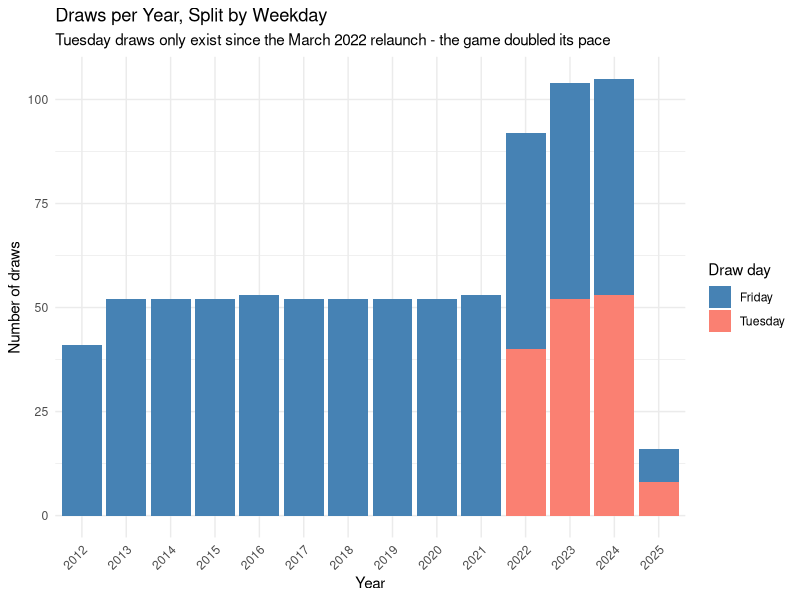
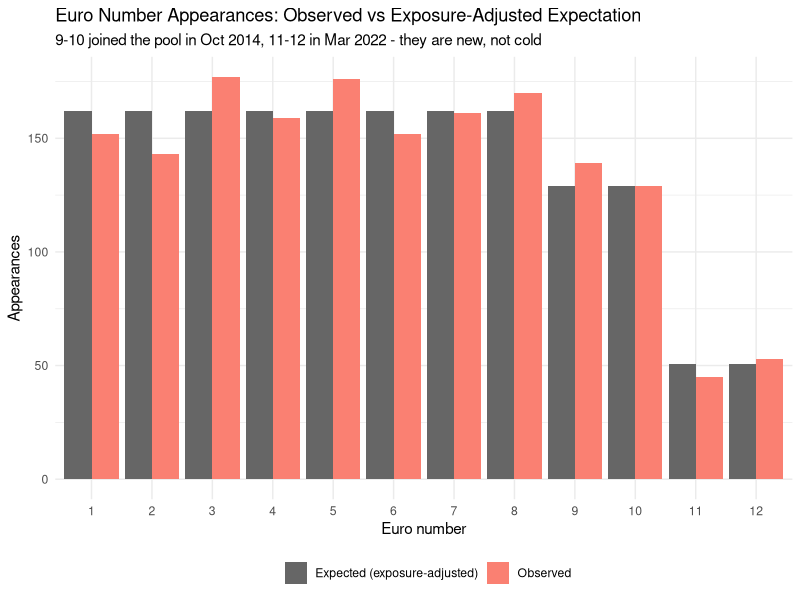
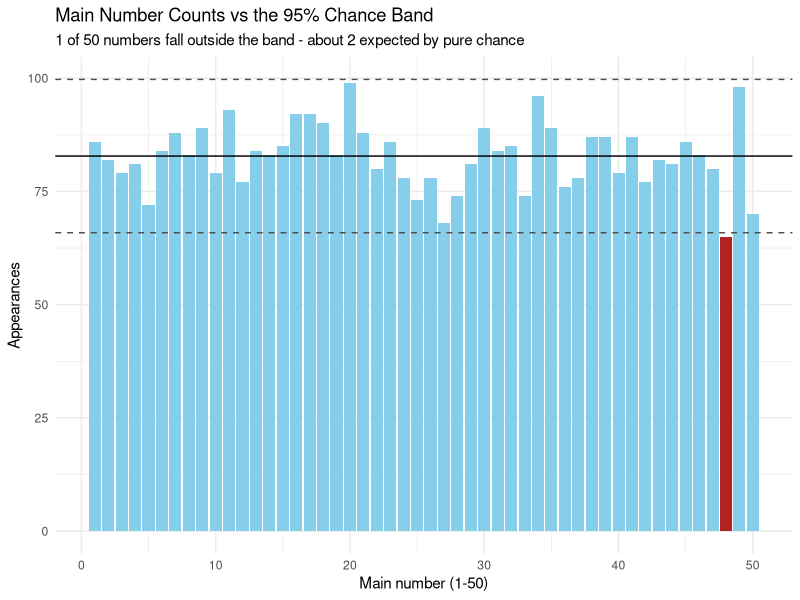
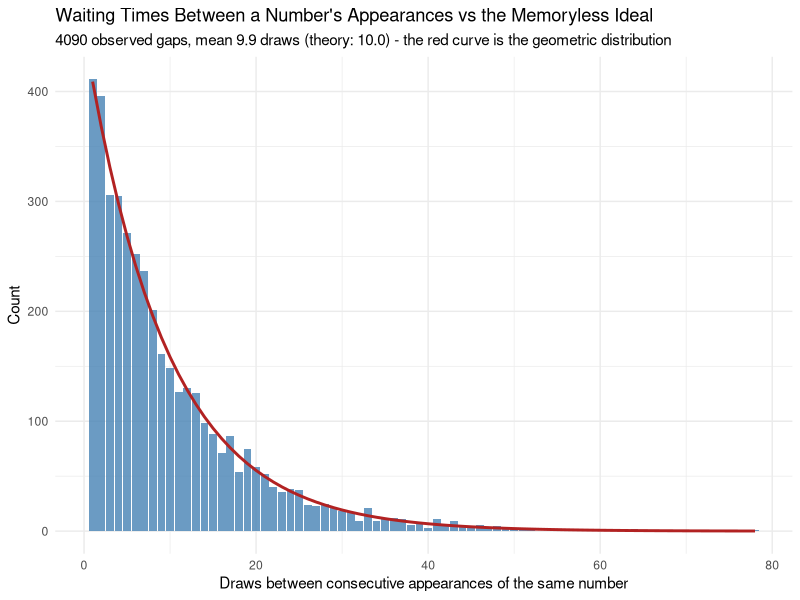
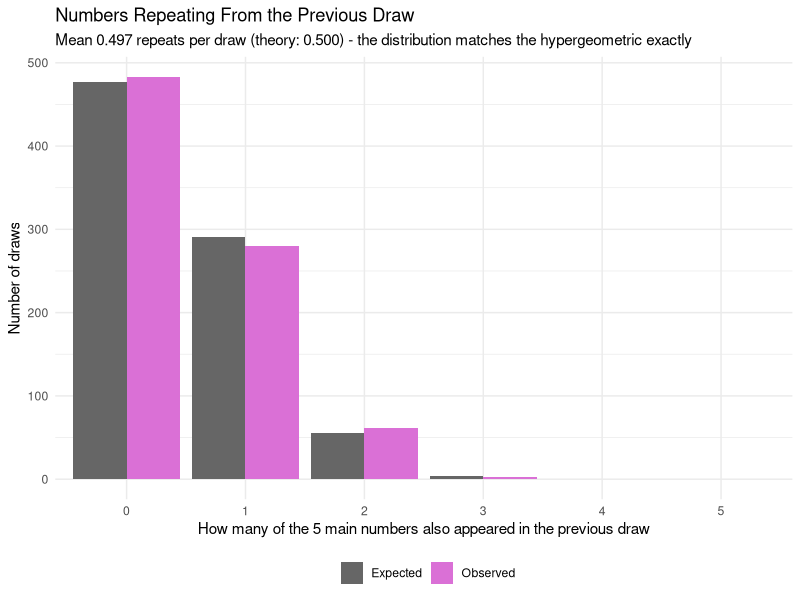
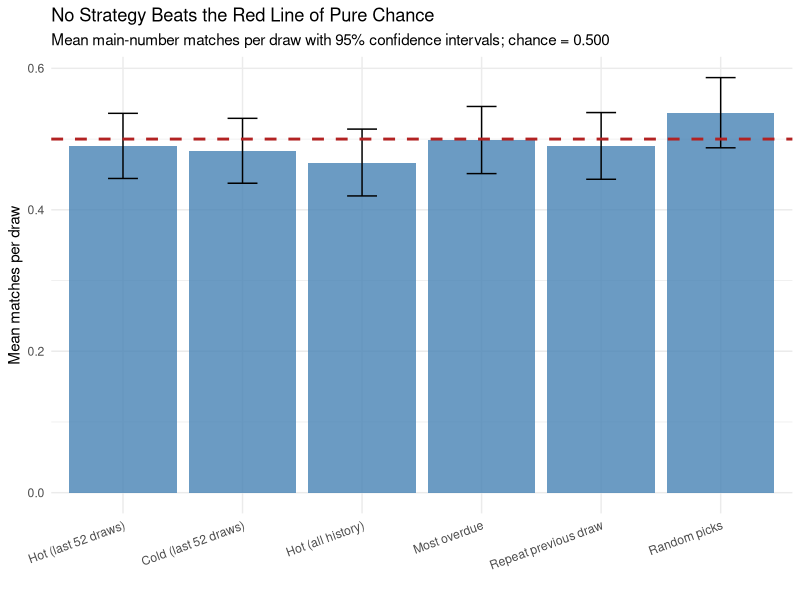
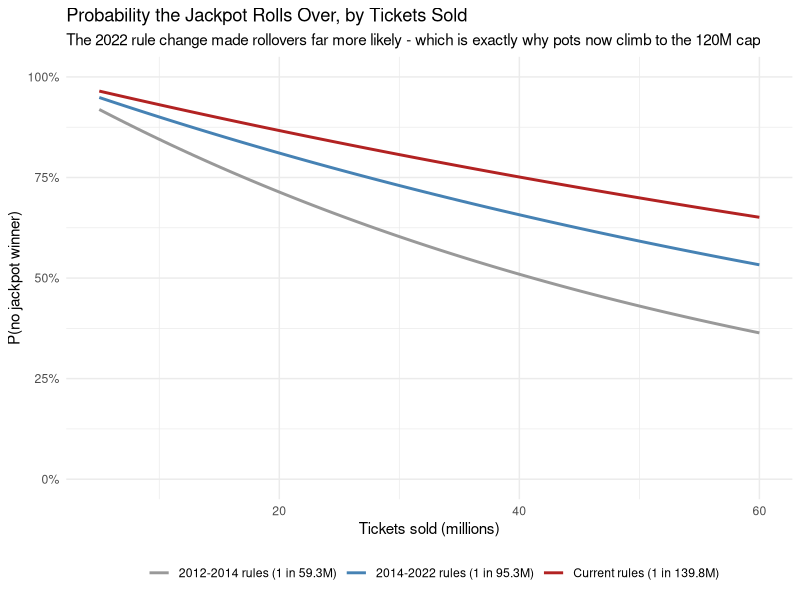

These charts were generated, in order, by the following R code:
## ---- chunk 1
knitr::opts_chunk$set(echo = TRUE, warning = FALSE, message = FALSE)
# Load necessary libraries
library(ggplot2)
library(dplyr)
library(tidyr)

# Read the data (assuming this was already done in data-overview.Rmd)
# If you're using this page independently, uncomment and run the data loading code
results <- read.csv("eurojackpot_results.csv", stringsAsFactors = FALSE)

# Convert date format to day, month, year
results$draw_date <- as.Date(results$draw_date)
results$day <- format(results$draw_date, "%d")
results$month <- format(results$draw_date, "%m")
results$year <- format(results$draw_date, "%Y")

# Split main numbers into separate columns
main_numbers_split <- strsplit(gsub("\"", "", results$main_numbers), ",")
main_numbers_matrix <- do.call(rbind, main_numbers_split)
colnames(main_numbers_matrix) <- paste0("main_", 1:5)
results <- cbind(results, main_numbers_matrix)

# Split euro numbers into separate columns
euro_numbers_split <- strsplit(gsub("\"", "", results$euro_numbers), ",")
euro_numbers_matrix <- do.call(rbind, euro_numbers_split)
colnames(euro_numbers_matrix) <- paste0("euro_", 1:2)
results <- cbind(results, euro_numbers_matrix)

# Convert number columns to numeric
for (col in c(paste0("main_", 1:5), paste0("euro_", 1:2))) {
    results[[col]] <- as.numeric(results[[col]])
}

# The CSV is stored newest-first; every analysis on this page that involves
# "previous draw", gaps or backtesting needs chronological order
results <- results[order(results$draw_date), ]
rownames(results) <- NULL

# Rule changes (official relaunch dates):
#   2012-03-23 launch:        5/50 main + 2/8 euro, Friday draws
#   2014-10-10 first change:  euro pool grows to 10
#   2022-03-29 second change: euro pool grows to 12, Tuesday draws added
results$era <- factor(
    ifelse(results$draw_date < as.Date("2014-10-10"), "5/50 + 2/8",
        ifelse(results$draw_date < as.Date("2022-03-29"), "5/50 + 2/10", "5/50 + 2/12")
    ),
    levels = c("5/50 + 2/8", "5/50 + 2/10", "5/50 + 2/12")
)
results$pool_size <- c(8, 10, 12)[as.integer(results$era)]
results$weekday <- ifelse(format(results$draw_date, "%u") == "5", "Friday", "Tuesday")

mains <- as.matrix(results[, paste0("main_", 1:5)])
n <- nrow(results)
## ---- chunk 2
era_summary <- results %>%
    group_by(Format = era) %>%
    summarise(
        From = format(min(draw_date), "%Y-%m-%d"),
        To = format(max(draw_date), "%Y-%m-%d"),
        Draws = n(),
        `Draw days` = ifelse(n_distinct(weekday) == 1, "Friday only", "Tuesday + Friday"),
        `Jackpot odds` = paste0(
            "1 in ",
            format(choose(50, 5) * choose(first(pool_size), 2), big.mark = ",", scientific = FALSE)
        ),
        .groups = "drop"
    )

knitr::kable(era_summary,
    caption = "Three different games hide inside one CSV",
    align = c("l", "l", "l", "r", "l", "r")
)
## ---- chunk 3
ggplot(results, aes(x = year, fill = weekday)) +
    geom_bar() +
    scale_fill_manual(values = c("Friday" = "steelblue", "Tuesday" = "salmon"), name = "Draw day") +
    labs(
        title = "Draws per Year, Split by Weekday",
        subtitle = "Tuesday draws only exist since the March 2022 relaunch - the game doubled its pace",
        x = "Year", y = "Number of draws"
    ) +
    theme_minimal() +
    theme(axis.text.x = element_text(angle = 45, hjust = 1))
## ---- chunk 4
euro_obs <- tabulate(c(results$euro_1, results$euro_2), nbins = 12)

# Expected appearances of number x = sum over draws where x was in the pool of 2/pool_size
euro_expected <- sapply(1:12, function(x) sum((2 / results$pool_size)[results$pool_size >= x]))

euro_df <- data.frame(
    number = factor(1:12),
    Observed = euro_obs,
    `Expected (exposure-adjusted)` = euro_expected,
    check.names = FALSE
) %>%
    pivot_longer(cols = -number, names_to = "type", values_to = "count")

ggplot(euro_df, aes(x = number, y = count, fill = type)) +
    geom_col(position = "dodge") +
    scale_fill_manual(values = c("Observed" = "salmon", "Expected (exposure-adjusted)" = "grey40"), name = "") +
    labs(
        title = "Euro Number Appearances: Observed vs Exposure-Adjusted Expectation",
        subtitle = "9-10 joined the pool in Oct 2014, 11-12 in Mar 2022 - they are new, not cold",
        x = "Euro number", y = "Appearances"
    ) +
    theme_minimal() +
    theme(legend.position = "bottom")
## ---- chunk 5
chi_naive_stat <- sum((euro_obs - 2 * n / 12)^2 / (2 * n / 12))
chi_adj_stat <- sum((euro_obs - euro_expected)^2 / euro_expected)

chi_table <- data.frame(
    Test = c(
        "Naive: every number expected equally often (ignores pool changes)",
        "Exposure-adjusted: expectation counts only draws where the number was in the pool"
    ),
    `Chi-squared` = sprintf("%.1f", c(chi_naive_stat, chi_adj_stat)),
    df = c(11, 11),
    `p-value` = sapply(
        pchisq(c(chi_naive_stat, chi_adj_stat), df = 11, lower.tail = FALSE),
        function(p) if (p < 1e-4) sprintf("%.1e", p) else sprintf("%.2f", p)
    ),
    Verdict = c(
        "\"Significant\" - but it is an artifact",
        "Perfectly consistent with a fair machine"
    ),
    check.names = FALSE
)

knitr::kable(chi_table,
    caption = "The same data, tested twice - only the adjusted test is valid",
    align = c("l", "r", "r", "r", "l")
)
## ---- chunk 6
main_obs <- tabulate(as.integer(mains), nbins = 50)
expected_main <- 5 * n / 50
band <- 1.96 * sqrt(n * 0.1 * 0.9) # binomial sd of one number's count over n draws

main_df <- data.frame(number = 1:50, count = main_obs)
outside <- sum(main_df$count < expected_main - band | main_df$count > expected_main + band)
chisq_main <- chisq.test(main_obs)

ggplot(main_df, aes(x = number, y = count)) +
    geom_col(fill = ifelse(main_df$count < expected_main - band | main_df$count > expected_main + band,
        "firebrick", "skyblue"
    )) +
    geom_hline(yintercept = expected_main, color = "black") +
    geom_hline(yintercept = c(expected_main - band, expected_main + band), linetype = "dashed", color = "grey30") +
    labs(
        title = "Main Number Counts vs the 95% Chance Band",
        subtitle = sprintf(
            "%d of 50 numbers fall outside the band - about %.0f expected by pure chance",
            outside, 50 * 0.05
        ),
        x = "Main number (1-50)", y = "Appearances"
    ) +
    theme_minimal()
## ---- chunk 7
gap_list <- lapply(1:50, function(x) diff(which(rowSums(mains == x) > 0)))
gaps <- unlist(gap_list)

gap_counts <- as.data.frame(table(gaps), stringsAsFactors = FALSE)
gap_counts$gaps <- as.integer(gap_counts$gaps)
geo <- data.frame(
    gap = 1:max(gaps),
    expected = length(gaps) * dgeom(0:(max(gaps) - 1), prob = 0.1)
)

ggplot() +
    geom_col(data = gap_counts, aes(x = gaps, y = Freq), fill = "steelblue", alpha = 0.8) +
    geom_line(data = geo, aes(x = gap, y = expected), color = "firebrick", linewidth = 1) +
    labs(
        title = "Waiting Times Between a Number's Appearances vs the Memoryless Ideal",
        subtitle = sprintf(
            "%d observed gaps, mean %.1f draws (theory: 10.0) - the red curve is the geometric distribution",
            length(gaps), mean(gaps)
        ),
        x = "Draws between consecutive appearances of the same number", y = "Count"
    ) +
    theme_minimal()
## ---- chunk 8
last_seen <- rep(NA_integer_, 50)
overdue_trials <- 0
overdue_hits <- 0
for (i in 1:n) {
    if (i > 1) {
        gap_now <- (i - 1) - last_seen
        over <- which(!is.na(last_seen) & gap_now >= 15)
        overdue_trials <- overdue_trials + length(over)
        overdue_hits <- overdue_hits + length(intersect(over, mains[i, ]))
    }
    last_seen[mains[i, ]] <- i
}

overdue_now <- data.frame(number = 1:50, draws_since = n - sapply(
    1:50,
    function(x) max(which(rowSums(mains == x) > 0))
))
overdue_now <- head(overdue_now[order(-overdue_now$draws_since), ], 6)

knitr::kable(overdue_now,
    caption = sprintf(
        "Most overdue main numbers as of the last draw in the dataset (%s)",
        format(max(results$draw_date), "%Y-%m-%d")
    ),
    col.names = c("Main number", "Draws since last seen"),
    row.names = FALSE, align = c("r", "r")
)
## ---- chunk 9
rep_counts <- sapply(2:n, function(i) length(intersect(mains[i, ], mains[i - 1, ])))
rep_df <- data.frame(
    k = factor(0:5),
    Observed = as.integer(table(factor(rep_counts, levels = 0:5))),
    Expected = dhyper(0:5, 5, 45, 5) * (n - 1)
) %>%
    pivot_longer(cols = -k, names_to = "type", values_to = "count")

ggplot(rep_df, aes(x = k, y = count, fill = type)) +
    geom_col(position = "dodge") +
    scale_fill_manual(values = c("Observed" = "orchid", "Expected" = "grey40"), name = "") +
    labs(
        title = "Numbers Repeating From the Previous Draw",
        subtitle = sprintf(
            "Mean %.3f repeats per draw (theory: 0.500) - the distribution matches the hypergeometric exactly",
            mean(rep_counts)
        ),
        x = "How many of the 5 main numbers also appeared in the previous draw", y = "Number of draws"
    ) +
    theme_minimal() +
    theme(legend.position = "bottom")
## ---- chunk 10
draw_sums <- rowSums(mains)
r1 <- cor(draw_sums[-1], draw_sums[-n])
## ---- chunk 11
set.seed(42)
start <- 105 # first predicted draw; the preceding 104 draws (2 years) are the warm-up history
strategies <- c(
    "Hot (last 52 draws)", "Cold (last 52 draws)", "Hot (all history)",
    "Most overdue", "Repeat previous draw", "Random picks"
)
bt <- matrix(NA_real_, nrow = n - start + 1, ncol = length(strategies), dimnames = list(NULL, strategies))

freq_all <- tabulate(as.integer(mains[1:(start - 1), ]), nbins = 50)
last_seen <- rep(0L, 50)
for (i in 1:(start - 1)) last_seen[mains[i, ]] <- i

row <- 0
for (i in start:n) {
    row <- row + 1
    freq_window <- tabulate(as.integer(mains[(i - 52):(i - 1), ]), nbins = 50)
    picks <- list(
        order(-freq_window)[1:5], # hottest in the last year
        order(freq_window)[1:5], # coldest in the last year
        order(-freq_all)[1:5], # hottest over all history
        order(last_seen)[1:5], # longest absent
        mains[i - 1, ], # previous draw repeats
        sample(1:50, 5) # random baseline
    )
    bt[row, ] <- sapply(picks, function(p) length(intersect(p, mains[i, ])))
    freq_all[mains[i, ]] <- freq_all[mains[i, ]] + 1L
    last_seen[mains[i, ]] <- i
}

bt_summary <- data.frame(
    Strategy = colnames(bt),
    `Mean matches per draw` = sprintf("%.3f", colMeans(bt)),
    `95% CI` = sprintf("± %.3f", 1.96 * apply(bt, 2, sd) / sqrt(nrow(bt))),
    `Draws with at least 1 match` = sprintf("%.1f%%", 100 * colMeans(bt >= 1)),
    check.names = FALSE
)

knitr::kable(bt_summary,
    caption = sprintf(
        "Walk-forward backtest over %d draws. Chance level: 0.500 mean matches, %.1f%% with at least one match",
        nrow(bt), 100 * (1 - choose(45, 5) / choose(50, 5))
    ),
    align = c("l", "r", "r", "r")
)
## ---- chunk 12
ci <- 1.96 * apply(bt, 2, sd) / sqrt(nrow(bt))
bt_plot <- data.frame(strategy = factor(colnames(bt), levels = colnames(bt)), mean = colMeans(bt), ci = ci)

ggplot(bt_plot, aes(x = strategy, y = mean)) +
    geom_col(fill = "steelblue", alpha = 0.8) +
    geom_errorbar(aes(ymin = mean - ci, ymax = mean + ci), width = 0.25) +
    geom_hline(yintercept = 0.5, color = "firebrick", linetype = "dashed", linewidth = 1) +
    labs(
        title = "No Strategy Beats the Red Line of Pure Chance",
        subtitle = "Mean main-number matches per draw with 95% confidence intervals; chance = 0.500",
        x = "", y = "Mean matches per draw"
    ) +
    theme_minimal() +
    theme(axis.text.x = element_text(angle = 20, hjust = 1))
## ---- chunk 13
odds_by_era <- c(
    "2012-2014 rules (1 in 59.3M)" = choose(50, 5) * choose(8, 2),
    "2014-2022 rules (1 in 95.3M)" = choose(50, 5) * choose(10, 2),
    "Current rules (1 in 139.8M)" = choose(50, 5) * choose(12, 2)
)

rollover <- expand.grid(
    tickets = seq(5e6, 60e6, by = 2.5e5),
    era = names(odds_by_era),
    stringsAsFactors = FALSE
)
rollover$era <- factor(rollover$era, levels = names(odds_by_era))
rollover$p_rollover <- (1 - 1 / odds_by_era[as.character(rollover$era)])^rollover$tickets

ggplot(rollover, aes(x = tickets / 1e6, y = p_rollover, color = era)) +
    geom_line(linewidth = 1) +
    scale_y_continuous(labels = function(x) paste0(round(100 * x), "%"), limits = c(0, 1)) +
    scale_color_manual(values = c("grey60", "steelblue", "firebrick"), name = "") +
    labs(
        title = "Probability the Jackpot Rolls Over, by Tickets Sold",
        subtitle = "The 2022 rule change made rollovers far more likely - which is exactly why pots now climb to the 120M cap",
        x = "Tickets sold (millions)", y = "P(no jackpot winner)"
    ) +
    theme_minimal() +
    theme(legend.position = "bottom")
